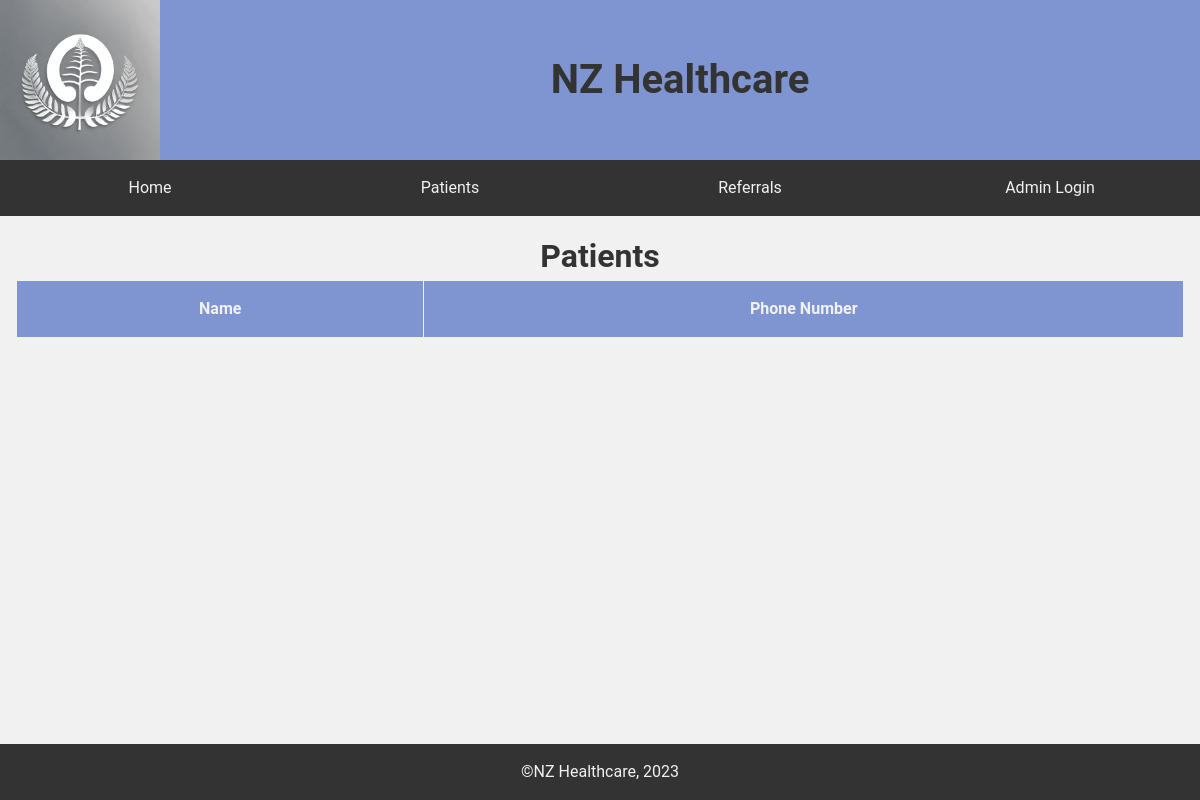
Before: /patients/ (signed in) with the older database file.
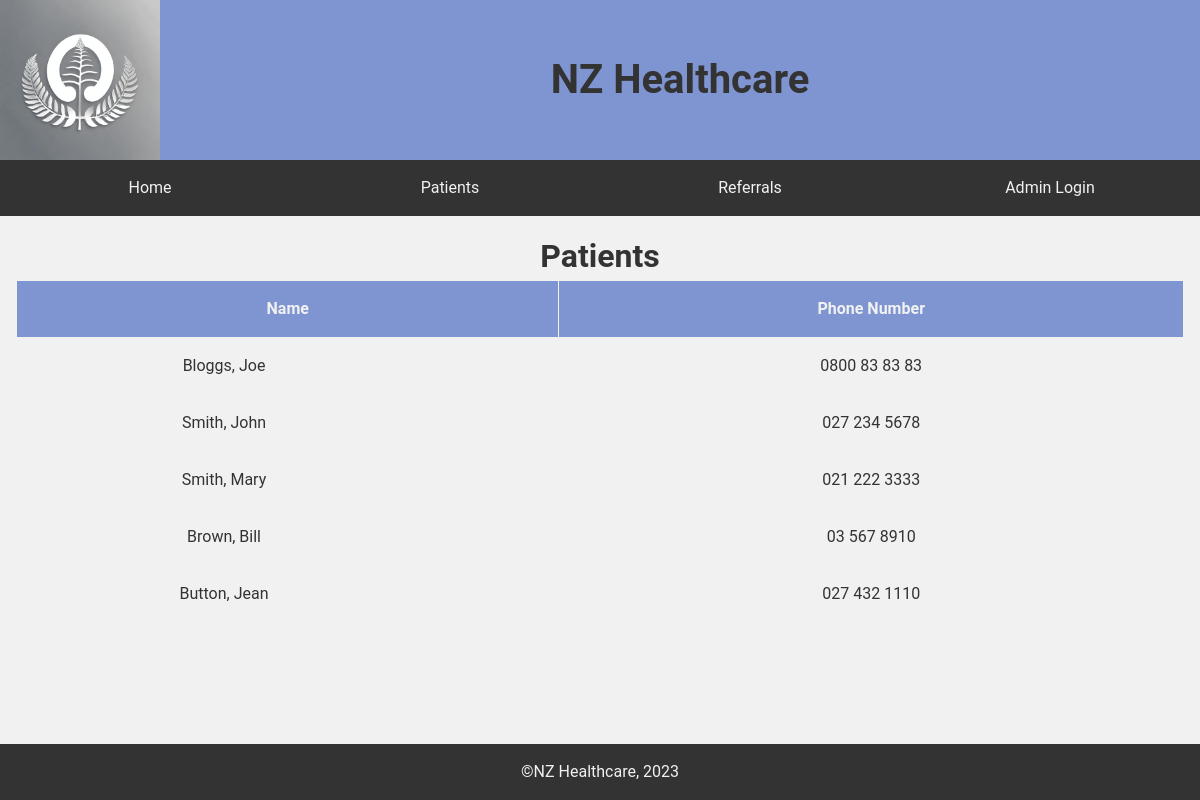
After: the same page with the newer database file.
### patients/models.py (models this page shows)
class Patient(models.Model):
    first_name = models.CharField(max_length=50)
    last_name = models.CharField(max_length=80)
    phone_number = models.CharField(max_length=12)
    date_of_birth = models.DateField()

### patients/views.py (the view)
# urls.py: path('patients/', views.patient_list, name='patient_list'),
@login_required
def patient_list(request):
    patients = Patient.objects.all()
    return render(request, 'patient_list.html', {'patients': patients})

### patients/templates/patient_list.html
{% extends 'base.html' %} {% block title %}Patients - NZ Healthcare{%endblock%} {% block content %}
<h1>Patients</h1>
<table>
  <tr>
    <th>Name</th>
    <th>Phone Number</th>
  </tr>
  {% for patient in patients %}
    <tr onclick="window.location.href='{% url 'patient_detail' patient.id %}'"; style="cursor: pointer;">
      <td>
        <p>
            {{ patient.last_name }}, {{ patient.first_name }}
        </p>
      </td>
      <td>{{ patient.phone_number }}</td>
    </tr>
  {% endfor %}
</table>
{% endblock %}

### patients/templates/base.html (shortened to what this page needs)
<!DOCTYPE html>
<html lang="en">
  <head>
    {% load static %}
    <link
      rel="stylesheet"
      type="text/css"
      href="{% static 'css/styles.css' %}"
    />
  </head>
  <body>
    <header>
        <img src="{% static 'img/logo.png' %}" alt="NZ Healthcare Logo" />
        <h1>NZ Healthcare</h1>
    </header>
    <nav>
      <a href="{% url 'home' %}">Home</a>
      <a href="{% url 'patient_list' %}">Patients</a>
      <a href="{% url 'referrals_list' %}">Referrals</a>
      <a href="{% url 'admin:index' %}">Admin Login</a>
    </nav>
    <main>{% block content %}{% endblock %}</main>
    <footer>
      <p>©NZ Healthcare, 2023</p>
    </footer>
  </body>
</html>

### static/css/styles.css (style rules this page uses)
* { margin: 0; padding: 0; box-sizing: border-box; }
body { font-family: 'Roboto', sans-serif; font-size: 1em; line-height: 1.5; color: #333; background-color: #f1f1f1; }
a { color: #333; text-decoration: none; }
header { overflow: hidden; background-color: #7f95d1; display: flex; justify-content: flex-start; align-items: center; }
header h1 { font-size: 2.5em; flex-grow: 1; text-align: center; }
nav { display: flex; justify-content: space-evenly; flex-direction: column; width: 100%; }
nav a { display: inline-block; color: #f1f1f1; background-color: #333; width: 100%; text-decoration: none; padding: 1em; }
img { max-width: 10em; height: auto; }
footer { position: fixed; bottom: 0; width: 100%; background-color: #333; color: #f1f1f1; padding: 1em; text-align: center; }
main { display: flex; justify-content: space-evenly; align-items: center; flex-direction: column; padding: 1em; text-align: center; }
main p { width: 75%; }
table { border-collapse: collapse; width: 100%; }
th, td { border: 1px solid #f1f1f1; padding: 1em; }
th { background-color: #7f95d1; color: #f1f1f1; }
tr:nth-child(even) { background-color: #f1f1f1; }
@media screen and (min-width: 58rem) { nav { flex-direction: row; text-align: center; } }

Changed rows visible on the page:
added Patient: last_name "Bloggs", first_name "Joe", phone_number "0800 83 83 83"
added Patient: last_name "Smith", first_name "John", phone_number "027 234 5678"
added Patient: last_name "Smith", first_name "Mary", phone_number "021 222 3333"
added Patient: last_name "Brown", first_name "Bill", phone_number "03 567 8910"
added Patient: last_name "Button", first_name "Jean", phone_number "027 432 1110"
